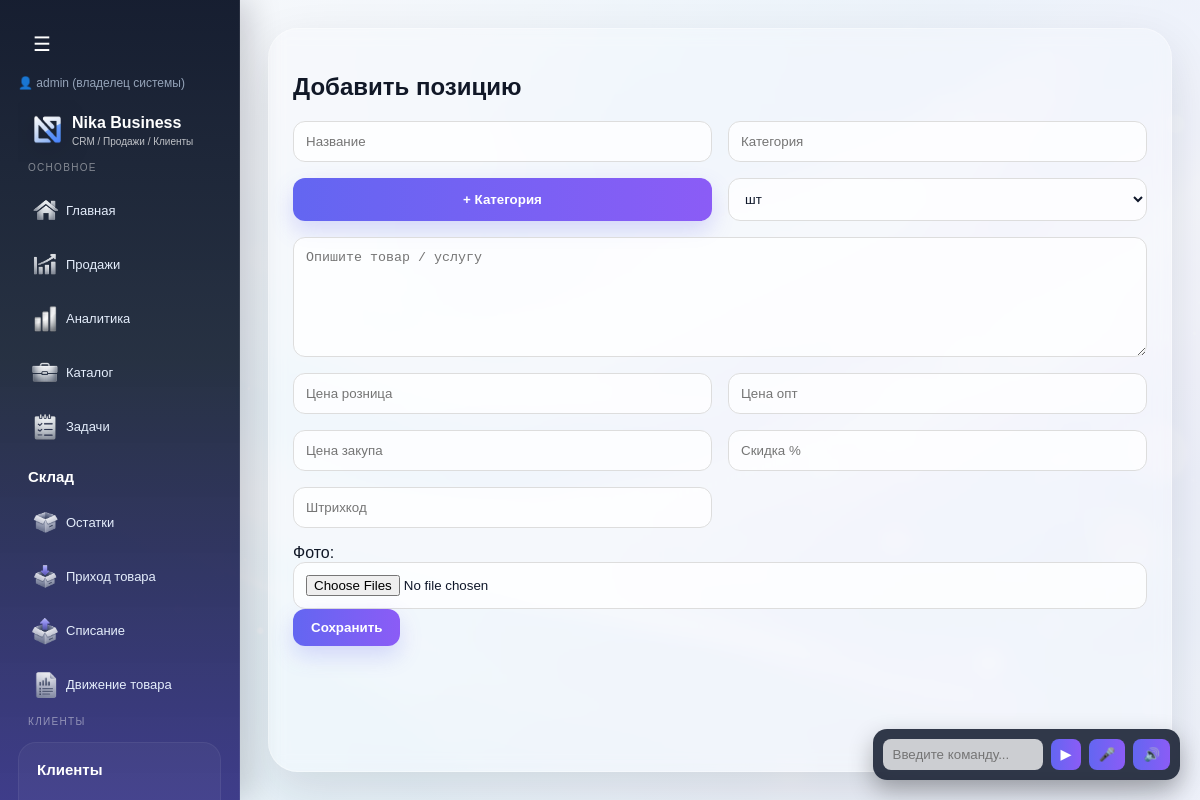
The app's page /items/15/edit (signed in), older data.
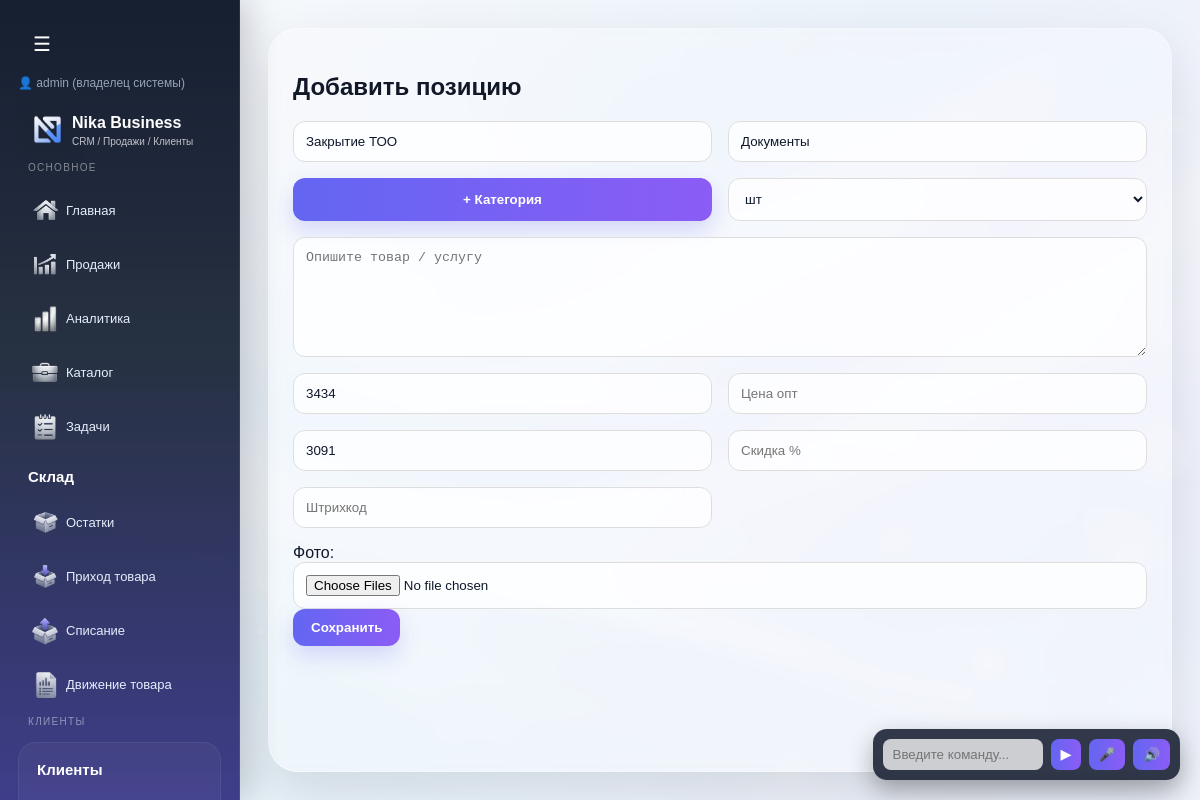
The same page, newer data.
### tables this page shows
CREATE TABLE items (
        id INTEGER PRIMARY KEY AUTOINCREMENT,
        name TEXT,
        price INTEGER,
        category TEXT,
        type TEXT
    , description TEXT, retail_price INTEGER, wholesale_price INTEGER, discount_percent INTEGER, purchase_price INTEGER, barcode TEXT, company_id INTEGER, unit TEXT, markup_percent REAL DEFAULT 0);

### routes/items.py (the view, shortened to what this page needs)
@items_bp.route("/items/<int:item_id>/edit", methods=["GET", "POST"])
def edit_item(item_id):
    conn = get_db()
    item = conn.execute(
        "SELECT * FROM items WHERE id = ? AND company_id = ?",
        (item_id, session.get("company_id"))
    ).fetchone()
    conn = get_db()
    categories = conn.execute("""
        SELECT *
        FROM categories
        WHERE company_id = ?
        ORDER BY name
    """, (
        session.get("company_id"),
    )).fetchall()
    conn.close()
    return render_template(
        "item_form.html",
        item=item,
        categories=categories
    )

### app.py (called while the page is built, shortened)
@app.before_request
def check_company_access():
    if session.get("is_super_admin") or session.get("is_creator"):
        return

### models.py (called while the page is built)
def get_db():
    conn = sqlite3.connect(DATABASE, timeout=5)
    conn.row_factory = sqlite3.Row
    return conn

### templates/item_form.html (shortened to what this page needs)
{% extends "base.html" %}
{% block content %}
<h2>Добавить позицию</h2>
<form method="POST" enctype="multipart/form-data">
<div class="item-grid">
<input
    name="name"
    list="itemsList"
    value="{{ item.name if item else '' }}"
    placeholder="Название"
>
<div class="category-wrapper">
    <input
        type="text"
        name="category"
        id="categoryInput"
        placeholder="Категория"
        autocomplete="off"
        value="{{ item.category if item else '' }}"
    >
</div>
<button type="button" class="btn" id="openCategoryModal">
    + Категория
</button>
<select name="unit">
    <option value="шт">шт</option>
</select>
<textarea
    class="full"
    name="description"
    placeholder="Опишите товар / услугу"
>{{ item.description if item else '' }}</textarea>
<input name="retail_price" id="retail_price" value="{{ item.retail_price if item else '' }}" placeholder="Цена розница">
<input name="wholesale_price" value="{{ item.wholesale_price if item else '' }}" placeholder="Цена опт">
<input name="purchase_price" id="purchase_price" value="{{ item.purchase_price if item else '' }}" placeholder="Цена закупа">
<input name="discount_percent" value="{{ item.discount_percent if item else '' }}" placeholder="Скидка %">
<input name="barcode" value="{{ item.barcode if item else '' }}" placeholder="Штрихкод">
<div class="full">
    <label>Фото:</label>
    <input type="file" name="images" multiple>
</div>
</div>
    <button class="btn">Сохранить</button>
</form>
{% endblock %}

Row changes from the older to the newer data that the page shows:
added items: name "Закрытие ТОО", category "Документы", retail_price "3434", purchase_price "3091"
